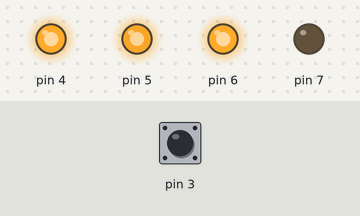
A sketch run on a simulated Arduino Uno, built with avr-gcc and run on an emulated ATmega328P. Shown: output pins drawn as LEDs (lit = HIGH). Inputs (shaded band) come from the test bench; at power-on: pin 3 HIGH. What the sketch prints to the serial monitor is not drawn.

Above: at 0.1 s.
Timing chart, 0 to 1.6 s (numbered marks = the images above):
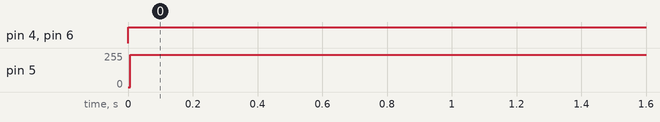

Measured:
- by itself, pin 4: LOW → HIGH at 0.00 s
- by itself, pin 5: 0/255 → 242/255 at 0.01 s
- by itself, pin 6: LOW → HIGH at 0.01 s

The sketch:

PID_controller.ino
```cpp
#define F_CPU 16000000L
#include <avr/io.h>
#include <util/delay.h>
#define pi 3.14159
#include <math.h>
//gains
//int kp=2499;
//int ki=8989;
//int kd=154;
//take 1
//float ki=58.45;
//float kp=0.5;
//float kd=20;
//take 2
//float ki=28.577;
//float kp=0.800156;
//float kd=5.601092*pow(10,-3);
//take 3
//float ki=1.8394;//199.66;
//float kp=0.055371;//3.50694;
//float kd=17.890615*pow(10,-3);
float ki=221.8;
float kp=0.9981;
float kd=8.872*pow(10,-4);
//needed variables
float Ts=0.1;
float r=0.0335;// radius of wheels
float u_k;
float u_k_1;
float u_k_2;
float e_k;
float e_k_1;
float e_k_2;
float w=0;
float V_actual;
float V_ref; //in cm/s
float n=0;
int overflow_counter; //to get a delay of 1 second, we need to overflow around 61 times
int main (void){
  //setting the input pin
   DDRD=0b11110000;
  PORTD=0x00;
  //setting the needed variables
  float previous_reading=(PIND&0x08);
  //enabling interrupts
  sei();
  //setting up timer 2
  TCCR2A=0x00;
  //TCCR2B=0x07;//prescaler 1024
  TCCR2B=0x01;
  TIMSK2=0x01;//enabling timer overflow interrupt
  //Timer0 initialization for PWM
  TCCR0A = 0b10100001; //phase correct non-inverting
  TCCR0B = 0b00000010; // prescaler is 8
  //initializing the variables needed;
  V_ref=90;
  V_ref=V_ref/100;
  u_k_1=0;
  u_k_2=0;
  e_k_1=0;
  e_k_2=0;
  V_actual=0;
  Serial.begin(9600);
  TCNT2=0; //resetting the counter so that we guarentee that timeOld=0 as a start;
  while(1){
    if((PIND&0x08)!=previous_reading){
      n++;
    previous_reading=(PIND&0x08);
    }
    //updating error
    e_k=V_ref-V_actual;
    //control law for difference equation
    u_k=(1/(2*Ts))*((2*Ts*u_k_2)+(ki*pow(Ts,2)*e_k)+(2*ki*pow(Ts,2)*e_k_1)+(ki*pow(Ts,2)*e_k_2)+(4*kd*e_k)-(8*kd*e_k_1)+(4*kd*e_k_2)+(2*Ts*kp*e_k)-(2*Ts*kp*e_k_1));
    //updating the variables
    u_k_2=u_k_1;
    u_k_1=u_k;
    e_k_2=e_k_1;
    e_k_1=e_k;
    //to prevent an overflow
    if(u_k>255)
      OCR0A=255;
    else
      OCR0A = (char)(u_k);
    OCR0B = 0.95 * OCR0A;
    PORTD|=0b0010000;
//    Serial.println(u_k);
//    Serial.print("OCR0A: ");
//    Serial.println(OCR0A);
//    Serial.print("E_Curr: ");
//    Serial.println(E_curr);
  }
}
ISR(TIMER2_OVF_vect){
  overflow_counter++;
  if(overflow_counter==6250){ //refresh every 0.25s
    n=n/40;
//   Serial.print(n);
//  Serial.println(" times");
  w=(n*60)*10;
  n=0;//reset the counter
//  Serial.print(w);
//  Serial.println(" rpm");
   w=w*((2*pi)/60);
//   Serial.print("w_actual: ");
//  Serial.print(w);
//  Serial.println(" rad/s");
   V_actual = w * r;
  Serial.print("V_actual: ");
  Serial.print(V_actual);
  Serial.println(" m/s");
  overflow_counter=0;
  }
}
```
